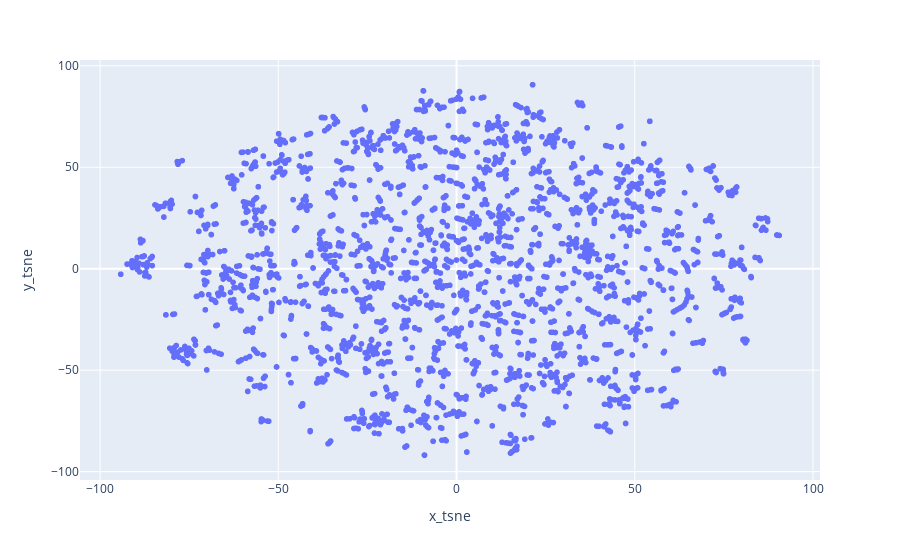

Write notebook code for a chart like this one.
### Code cell
fig = px.scatter(
    plt_data,
    x="x_tsne",
    y="y_tsne",
    hover_name="title",
    hover_data=["label"]
)
fig.show()
### TODO: Collapse clusters (concatenate documets in a cluster) to generate higher-level clusters

### Figure 1 — Plotly figure (JSON) as saved in the notebook; plotly's stock layout.template omitted (floating-point values rounded to 4 significant figures; data arrays with more than 128 entries replaced by an {"elided": "..."} marker saying what was removed)
{"data": [{"customdata": {"elided": "2669x1 int values"}, "hovertemplate": "<b>%{hovertext}</b><br><br>x_tsne=%{x}<br>y_tsne=%{y}<br>label=%{customdata[0]}<extra></extra>", "hovertext": {"elided": "2669 str values"}, "legendgroup": "", "marker": {"color": "#636efa", "symbol": "circle"}, "mode": "markers", "name": "", "showlegend": false, "type": "scattergl", "x": {"elided": "2669 float values"}, "xaxis": "x", "y": {"elided": "2669 float values"}, "yaxis": "y"}], "layout": {"legend": {"tracegroupgap": 0}, "margin": {"t": 60}, "xaxis": {"anchor": "y", "domain": [0, 1], "title": {"text": "x_tsne"}}, "yaxis": {"anchor": "x", "domain": [0, 1], "title": {"text": "y_tsne"}}}}
